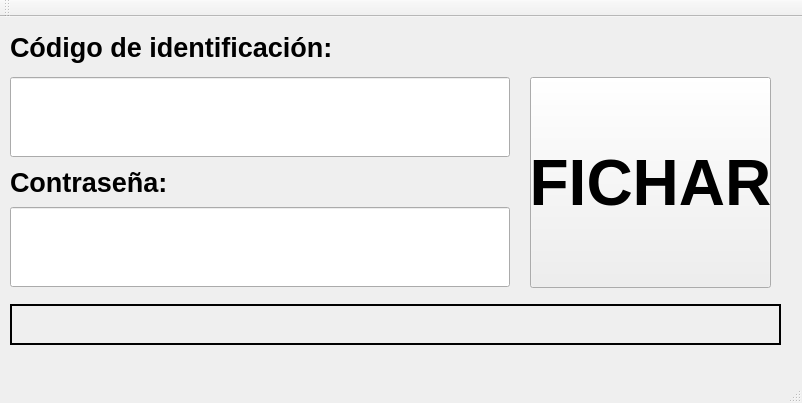
<?xml version="1.0" encoding="UTF-8"?>
<ui version="4.0">
 <class>MainWindow</class>
 <widget class="QMainWindow" name="MainWindow">
  <property name="geometry">
   <rect>
    <x>0</x>
    <y>0</y>
    <width>802</width>
    <height>403</height>
   </rect>
  </property>
  <property name="windowTitle">
   <string>Fichaje de plantilla</string>
  </property>
  <widget class="QWidget" name="centralWidget">
   <widget class="QLineEdit" name="userIdentification">
    <property name="geometry">
     <rect>
      <x>10</x>
      <y>60</y>
      <width>500</width>
      <height>80</height>
     </rect>
    </property>
    <property name="font">
     <font>
      <pointsize>48</pointsize>
     </font>
    </property>
    <property name="frame">
     <bool>true</bool>
    </property>
    <property name="placeholderText">
     <string/>
    </property>
   </widget>
   <widget class="QLineEdit" name="userPassword">
    <property name="geometry">
     <rect>
      <x>10</x>
      <y>190</y>
      <width>500</width>
      <height>80</height>
     </rect>
    </property>
    <property name="font">
     <font>
      <pointsize>48</pointsize>
     </font>
    </property>
    <property name="echoMode">
     <enum>QLineEdit::Password</enum>
    </property>
   </widget>
   <widget class="QLabel" name="label">
    <property name="geometry">
     <rect>
      <x>10</x>
      <y>10</y>
      <width>500</width>
      <height>41</height>
     </rect>
    </property>
    <property name="font">
     <font>
      <pointsize>20</pointsize>
      <weight>75</weight>
      <bold>true</bold>
     </font>
    </property>
    <property name="text">
     <string>Código de identificación:</string>
    </property>
   </widget>
   <widget class="QLabel" name="label_2">
    <property name="geometry">
     <rect>
      <x>10</x>
      <y>150</y>
      <width>500</width>
      <height>30</height>
     </rect>
    </property>
    <property name="font">
     <font>
      <pointsize>20</pointsize>
      <weight>75</weight>
      <bold>true</bold>
     </font>
    </property>
    <property name="text">
     <string>Contraseña:</string>
    </property>
   </widget>
   <widget class="QPushButton" name="ficharBtn">
    <property name="geometry">
     <rect>
      <x>530</x>
      <y>60</y>
      <width>241</width>
      <height>211</height>
     </rect>
    </property>
    <property name="font">
     <font>
      <pointsize>48</pointsize>
      <weight>75</weight>
      <bold>true</bold>
     </font>
    </property>
    <property name="text">
     <string>FICHAR</string>
    </property>
   </widget>
   <widget class="QLabel" name="infoLabel">
    <property name="geometry">
     <rect>
      <x>10</x>
      <y>287</y>
      <width>771</width>
      <height>41</height>
     </rect>
    </property>
    <property name="font">
     <font>
      <pointsize>24</pointsize>
      <weight>75</weight>
      <bold>true</bold>
     </font>
    </property>
    <property name="autoFillBackground">
     <bool>false</bool>
    </property>
    <property name="frameShape">
     <enum>QFrame::Box</enum>
    </property>
    <property name="frameShadow">
     <enum>QFrame::Plain</enum>
    </property>
    <property name="lineWidth">
     <number>2</number>
    </property>
    <property name="text">
     <string/>
    </property>
   </widget>
  </widget>
  <widget class="QMenuBar" name="menuBar">
   <property name="geometry">
    <rect>
     <x>0</x>
     <y>0</y>
     <width>802</width>
     <height>30</height>
    </rect>
   </property>
  </widget>
  <widget class="QToolBar" name="mainToolBar">
   <attribute name="toolBarArea">
    <enum>TopToolBarArea</enum>
   </attribute>
   <attribute name="toolBarBreak">
    <bool>false</bool>
   </attribute>
  </widget>
  <widget class="QStatusBar" name="statusBar"/>
 </widget>
 <layoutdefault spacing="6" margin="11"/>
 <resources/>
 <connections/>
</ui>
